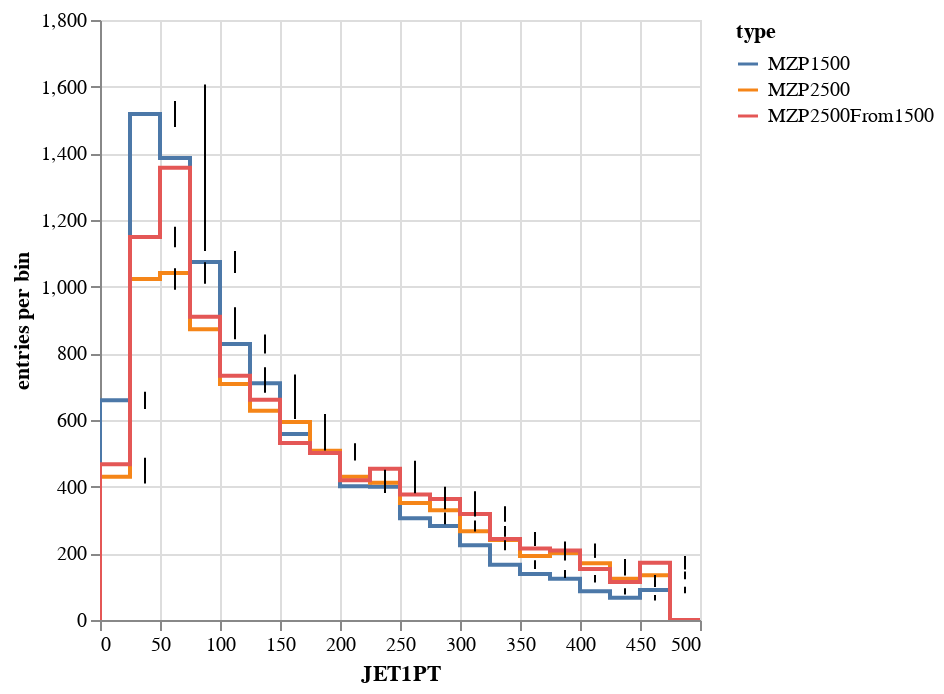

Source (notebook cell):
### Code cell
variable = 'LeadingJetPt'
histogram = Hist(bin("JET1PT", 20, 0, 500), groupby('type'), weight="w")
histogram.fill(JET1PT=arr_MZp1p5[variable]*0.001, type="MZP1500", w=np.ones(10000))
histogram.fill(JET1PT=arr_MZp2p5[variable]*0.001, type="MZP2500", w=np.ones(10000))
histogram.fill(JET1PT=arr_MZp1p5[variable]*0.001, w=weights_MZp1500to2500, type="MZP2500From1500")
histogram.overlay("type").step("JET1PT", error=True)

### Figure 1 — Vega-Lite specification as saved in the notebook (floating-point values rounded to 4 significant figures)
{"$schema": "https://vega.github.io/schema/vega-lite/v2.json", "data": {"values": [{"a0": "MZP1500", "a1": 0, "a1c": 0, "a2": 0, "a3": 0}, {"a0": "MZP1500", "a1": 5e-08, "a1c": 12.5, "a2": 0, "a3": 0}, {"a0": "MZP1500", "a1": 25, "a1c": 37.5, "a2": 659, "a3": 25.67}, {"a0": "MZP1500", "a1": 50, "a1c": 62.5, "a2": 1518, "a3": 38.96}, {"a0": "MZP1500", "a1": 75, "a1c": 87.5, "a2": 1386, "a3": 37.23}, {"a0": "MZP1500", "a1": 100, "a1c": 112.5, "a2": 1074, "a3": 32.77}, {"a0": "MZP1500", "a1": 125, "a1c": 137.5, "a2": 828, "a3": 28.77}, {"a0": "MZP1500", "a1": 150, "a1c": 162.5, "a2": 710, "a3": 26.65}, {"a0": "MZP1500", "a1": 175, "a1c": 187.5, "a2": 558, "a3": 23.62}, {"a0": "MZP1500", "a1": 200, "a1c": 212.5, "a2": 504, "a3": 22.45}, {"a0": "MZP1500", "a1": 225, "a1c": 237.5, "a2": 401, "a3": 20.02}, {"a0": "MZP1500", "a1": 250, "a1c": 262.5, "a2": 400, "a3": 20}, {"a0": "MZP1500", "a1": 275, "a1c": 287.5, "a2": 305, "a3": 17.46}, {"a0": "MZP1500", "a1": 300, "a1c": 312.5, "a2": 282, "a3": 16.79}, {"a0": "MZP1500", "a1": 325, "a1c": 337.5, "a2": 224, "a3": 14.97}, {"a0": "MZP1500", "a1": 350, "a1c": 362.5, "a2": 166, "a3": 12.88}, {"a0": "MZP1500", "a1": 375, "a1c": 387.5, "a2": 138, "a3": 11.75}, {"a0": "MZP1500", "a1": 400, "a1c": 412.5, "a2": 124, "a3": 11.14}, {"a0": "MZP1500", "a1": 425, "a1c": 437.5, "a2": 86, "a3": 9.274}, {"a0": "MZP1500", "a1": 450, "a1c": 462.5, "a2": 67, "a3": 8.185}, {"a0": "MZP1500", "a1": 475, "a1c": 487.5, "a2": 90, "a3": 9.487}, {"a0": "MZP1500", "a1": 500, "a1c": 500, "a2": 0, "a3": 0}, {"a0": "MZP2500", "a1": 0, "a1c": 0, "a2": 0, "a3": 0}, {"a0": "MZP2500", "a1": 5e-08, "a1c": 12.5, "a2": 0, "a3": 0}, {"a0": "MZP2500", "a1": 25, "a1c": 37.5, "a2": 430, "a3": 20.74}, {"a0": "MZP2500", "a1": 50, "a1c": 62.5, "a2": 1023, "a3": 31.98}, {"a0": "MZP2500", "a1": 75, "a1c": 87.5, "a2": 1041, "a3": 32.26}, {"a0": "MZP2500", "a1": 100, "a1c": 112.5, "a2": 872, "a3": 29.53}, {"a0": "MZP2500", "a1": 125, "a1c": 137.5, "a2": 708, "a3": 26.61}, {"a0": "MZP2500", "a1": 150, "a1c": 162.5, "a2": 628, "a3": 25.06}, {"a0": "MZP2500", "a1": 175, "a1c": 187.5, "a2": 594, "a3": 24.37}, {"a0": "MZP2500", "a1": 200, "a1c": 212.5, "a2": 508, "a3": 22.54}, {"a0": "MZP2500", "a1": 225, "a1c": 237.5, "a2": 430, "a3": 20.74}, {"a0": "MZP2500", "a1": 250, "a1c": 262.5, "a2": 412, "a3": 20.3}, {"a0": "MZP2500", "a1": 275, "a1c": 287.5, "a2": 351, "a3": 18.73}, {"a0": "MZP2500", "a1": 300, "a1c": 312.5, "a2": 329, "a3": 18.14}, {"a0": "MZP2500", "a1": 325, "a1c": 337.5, "a2": 266, "a3": 16.31}, {"a0": "MZP2500", "a1": 350, "a1c": 362.5, "a2": 240, "a3": 15.49}, {"a0": "MZP2500", "a1": 375, "a1c": 387.5, "a2": 192, "a3": 13.86}, {"a0": "MZP2500", "a1": 400, "a1c": 412.5, "a2": 201, "a3": 14.18}, {"a0": "MZP2500", "a1": 425, "a1c": 437.5, "a2": 170, "a3": 13.04}, {"a0": "MZP2500", "a1": 450, "a1c": 462.5, "a2": 124, "a3": 11.14}, {"a0": "MZP2500", "a1": 475, "a1c": 487.5, "a2": 134, "a3": 11.58}, {"a0": "MZP2500", "a1": 500, "a1c": 500, "a2": 0, "a3": 0}, {"a0": "MZP2500From1500", "a1": 0, "a1c": 0, "a2": 0, "a3": 0}, {"a0": "MZP2500From1500", "a1": 5e-08, "a1c": 12.5, "a2": 0, "a3": 0}, {"a0": "MZP2500From1500", "a1": 25, "a1c": 37.5, "a2": 467.4, "a3": 19.05}, {"a0": "MZP2500From1500", "a1": 50, "a1c": 62.5, "a2": 1149.0, "a3": 30.77}, {"a0": "MZP2500From1500", "a1": 75, "a1c": 87.5, "a2": 1357.0, "a3": 249.8}, {"a0": "MZP2500From1500", "a1": 100, "a1c": 112.5, "a2": 910.0, "a3": 28.03}, {"a0": "MZP2500From1500", "a1": 125, "a1c": 137.5, "a2": 732.5, "a3": 25.87}, {"a0": "MZP2500From1500", "a1": 150, "a1c": 162.5, "a2": 660.5, "a3": 25.61}, {"a0": "MZP2500From1500", "a1": 175, "a1c": 187.5, "a2": 531.0, "a3": 22.88}, {"a0": "MZP2500From1500", "a1": 200, "a1c": 212.5, "a2": 501.2, "a3": 22.73}, {"a0": "MZP2500From1500", "a1": 225, "a1c": 237.5, "a2": 419.6, "a3": 21.43}, {"a0": "MZP2500From1500", "a1": 250, "a1c": 262.5, "a2": 453.9, "a3": 23.83}, {"a0": "MZP2500From1500", "a1": 275, "a1c": 287.5, "a2": 376.3, "a3": 23.8}, {"a0": "MZP2500From1500", "a1": 300, "a1c": 312.5, "a2": 363.0, "a3": 23.62}, {"a0": "MZP2500From1500", "a1": 325, "a1c": 337.5, "a2": 317.9, "a3": 23.14}, {"a0": "MZP2500From1500", "a1": 350, "a1c": 362.5, "a2": 243.2, "a3": 21.11}, {"a0": "MZP2500From1500", "a1": 375, "a1c": 387.5, "a2": 214.7, "a3": 20.54}, {"a0": "MZP2500From1500", "a1": 400, "a1c": 412.5, "a2": 208.6, "a3": 20.92}, {"a0": "MZP2500From1500", "a1": 425, "a1c": 437.5, "a2": 153.2, "a3": 19.97}, {"a0": "MZP2500From1500", "a1": 450, "a1c": 462.5, "a2": 113.9, "a3": 14.98}, {"a0": "MZP2500From1500", "a1": 475, "a1c": 487.5, "a2": 172.0, "a3": 20.37}, {"a0": "MZP2500From1500", "a1": 500, "a1c": 500, "a2": 0, "a3": 0}]}, "layer": [{"encoding": {"color": {"field": "a0", "legend": {"title": "type"}, "scale": {"domain": ["MZP1500", "MZP2500", "MZP2500From1500"]}, "type": "nominal"}, "x": {"axis": {"title": "JET1PT"}, "field": "a1", "scale": {"zero": false}, "type": "quantitative"}, "y": {"axis": {"title": "entries per bin"}, "field": "a2", "type": "quantitative"}}, "mark": {"clip": true, "interpolate": "step-before", "type": "line"}, "transform": []}, {"encoding": {"x": {"field": "a1c", "type": "quantitative"}, "y": {"field": "error-down", "type": "quantitative"}, "y2": {"field": "error-up", "type": "quantitative"}}, "mark": "rule", "transform": [{"as": "error-down", "calculate": "datum.a2 - datum.a3"}, {"as": "error-up", "calculate": "datum.a2 + datum.a3"}]}]}
